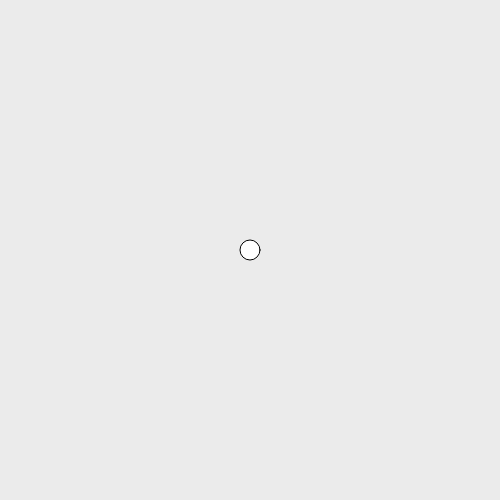
Frame 1 (no input)
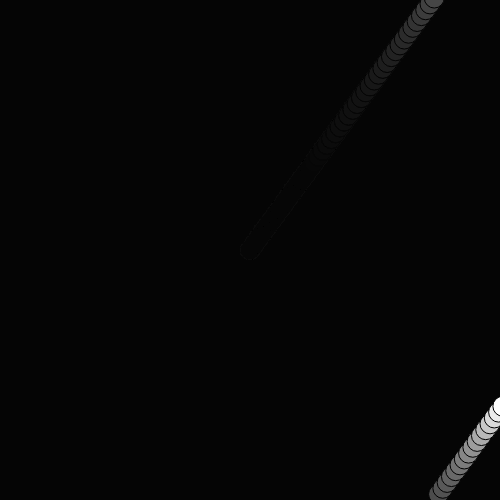
Frame 60 (no input)
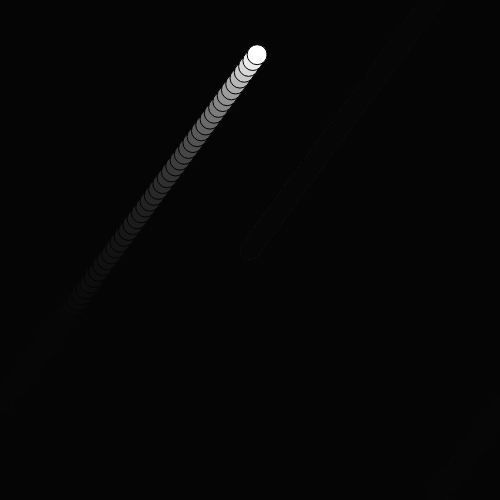
Frame 120 (the mouse pressed at the canvas centre since frame 60)

The p5.js sketch that drew these frames (run headless with seeded random() and noise() and a simulated clock; from frame 60 on, the mouse is pressed at the canvas centre):

// p5.js sketch
// ── sketch.js
// Example 2.3.1  Wrap Around vector movement code
let lox, loy;

let speedx, speedy;


function setup(){
createCanvas(500,500);
lox = width/2;
loy = height/2;
speedx = random(-10,10);
speedy = random(-10,10);

console.log(speedx + " " + speedy);

}

function draw(){
    background(0,20);

    ellipse(lox,loy,20,20,50);

   

    if (lox >width){        //reset right
        lox = 0;        //back to left

    }
    if (lox <0){        //reset left
        lox = width;       //back to right

    }

    if (loy >height){       //reset bottom
        loy = 0;        //back to top

    }
    if (loy < 0){           //reset top
        loy = height;   //back to bottom

    }
     lox+= speedx;
    loy+= speedy;


}



// let speedx, speedy, lox, loy;

// function setup() {
//     background(0);
//     createCanvas(500, 500);
//     // making a random negative or positive value
//     speedx = random(-2, 2);
//     // another way of doing the same thing
//     speedy = 2 - random(4);
//     lox = height / 2;
//     loy = width / 2;
// }

// function draw() {
//     background(0);
//     if (lox < 0) {
//         lox = width;
//     }
//     if (lox > width) {
//         lox = 0;
//     }
//     if (loy < 0) {
//         loy = height;
//     }
//     if (loy > height) {
//         loy = 0;
//     }

//     // update the position of the ball and print to screen
//     lox += speedx;
//     loy += speedy;
//     fill(255);
//     ellipse(lox, loy, 20, 20);
// }
